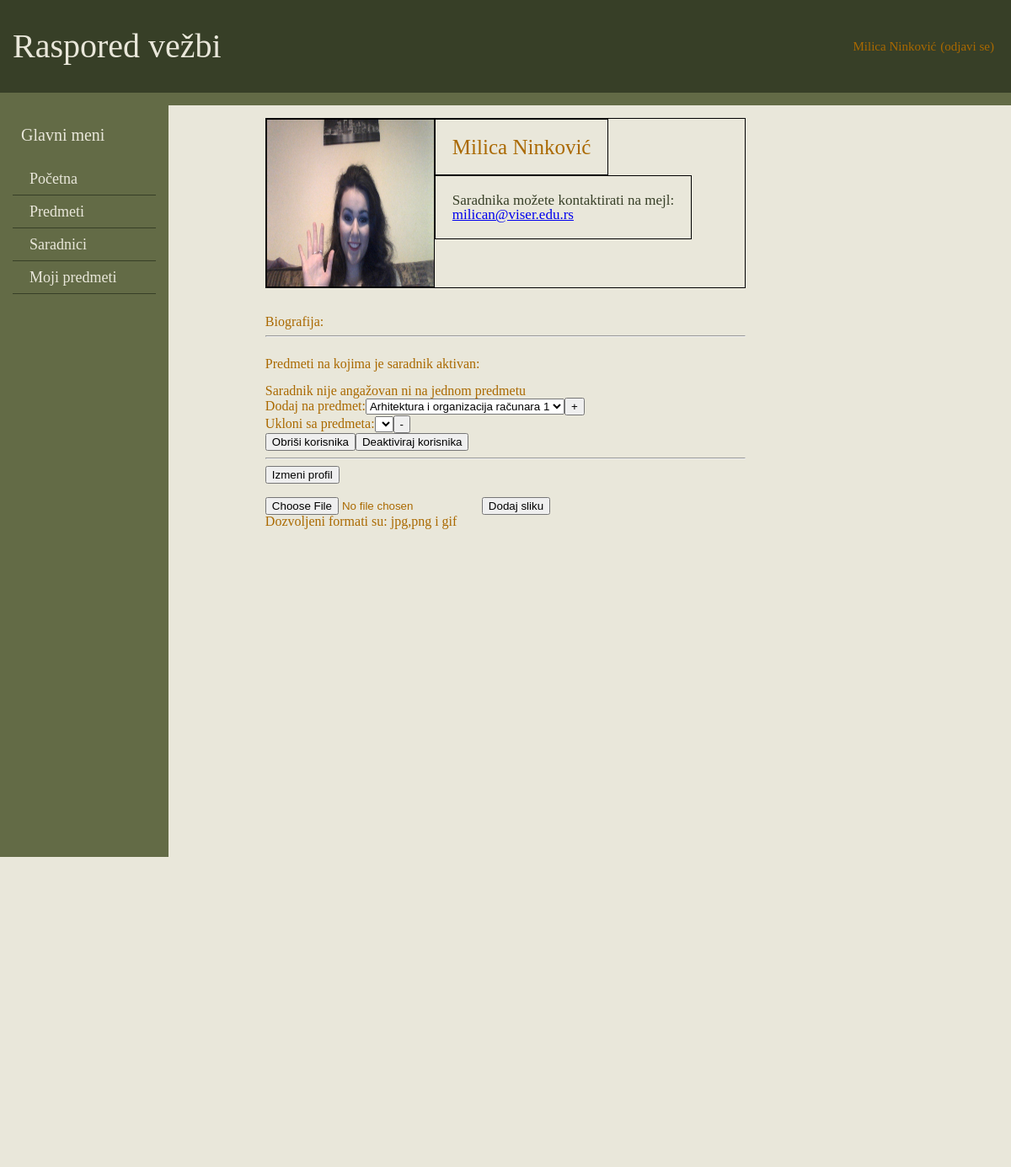
Page /stranasaradnik.php?id=1 (signed in) on the committed database.
### tables this page shows
CREATE TABLE `korisnici` (
  `id` int(11) NOT NULL,
  `username` varchar(20) NOT NULL,
  `pass` varchar(20) NOT NULL,
  `tip` int(11) NOT NULL,
  `ime` varchar(15) NOT NULL,
  `prezime` varchar(15) NOT NULL,
  `aktivan` int(11) NOT NULL DEFAULT '1',
  `mail` varchar(45) NOT NULL,
  `bio` text,
  `zvanje` varchar(10) DEFAULT NULL,
  `slika` varchar(255) DEFAULT NULL
);

### Konekcija.php (called while the page is built, shortened)
<?php
class Konekcija
{
    private $con;
    private static $pok;
    private function __construct()
    {
        $host = DB_HOST;
        $user = DB_USER;
        $name = DB_NAME;
        $pass = DB_PASS;
        $this->con = @mysqli_connect($host, $user, $pass, $name)
        OR
        die('Konekcija sa bazom nije uspela' . mysqli_connect_error());
        mysqli_set_charset($this->con, 'utf8');
    }
    public static function pokazivacKon(){
        if( self::$pok ==null )
            self::$pok = new Konekcija();
        return self::$pok;
    }
    public function getKonekcija()
    {
        return $this->con;
    }
    public static function upit($query){
        return   Konekcija::pokazivacKon()->getKonekcija()->query($query);
    }
    public static function prazna($result){
        if($result->num_rows===0)
            return 0;
        else
            return 1;
    }
}

### Predmet.php (the view, shortened to what this page needs)
<?php
include_once 'Konekcija.php';
include_once 'Saradnik.php';
class Predmet
{
    public static function listaDodavanje(){
        $qry="SELECT id,naziv FROM predmeti WHERE 1";
        $result=Konekcija::upit($qry);
        while($row=$result->fetch_assoc()){
            echo'<option>'.$row['naziv'].'</option>';
        }
        return;
    }
}

### Saradnik.php (shortened to what this page needs)
<?php
include_once "Konekcija.php";
include_once "Predmet.php";
class Saradnik{
    public static function pisiSaradnika(){
        $id=$_GET['id'];
        $qry="SELECT * FROM korisnici WHERE id=".$id;
        $error="Ovo ne može da se desi, ovo je iluzija,pogledaj bazu!!!";
        $result=Konekcija::upit($qry);
        $valid=Konekcija::prazna($result);
        if($valid==1){
           $row=$result->fetch_assoc();
           echo '<div id="saradnik" class="clearFix">';
                    if($row['slika']==NULL || $row['slika']==""){
            echo '<img src="img/user.png" id="imgsaradnik">';
                    }
            else
            echo'<img src="'.$row['slika'].'"'.'id="imgsaradnik">';
            echo'<h3 id="naslov" class="textsaradnik">'.$row['zvanje'].' '.$row['ime'].' '.$row['prezime'].'</h3>';
            echo '<p id="mail" class="textsaradnik">Saradnika možete kontaktirati na mejl:<br><a href="mailto:" '.$row['mail'].'>'.
            $row['mail'].'</a></p>';
           echo '</div>';
            echo '<div id="biografijaS">';
                    echo '<br><br><p>Biografija:<br>'.$row['bio'].'</p>';
        }
        else
            echo '<h1>'.$error.'</h1>';
    }
        public static function aktivanNa($id){
            $error='Saradnik nije angažovan ni na jednom predmetu';
            $qry="SELECT id, naziv FROM predmeti WHERE id IN (
                            SELECT idpredmet FROM predaje WHERE idsaradnik=".$id." AND aktivan=1)";
            $result=Konekcija::upit($qry);
            $validacija=Konekcija::prazna($result);
            if($validacija==1){
                while($row=$result->fetch_assoc()){
                    $naziv=$row['naziv'];
                    $idp=$row['id'];
                    Predmet::pisiListu($idp,$naziv);
                }
            }
            else echo $error;
        }
}

### css/style.css (style rules this page uses)
html, body, div, span, applet, object, iframe, h1, h2, h3, h4, h5, h6, p, blockquote, pre, a, abbr, acronym, address, big, cite, code, del, dfn, em, img, ins, kbd, q, s, samp, small, strike, strong, sub, sup, tt, var, b, u, i, center, dl, dt, dd, ol, ul, li, fieldset, form, label, legend, table, caption, tbody, tfoot, thead, tr, th, td, article, aside, canvas, details, embed, figure, figcaption, footer, header, menu, nav, output, ruby, section, summary, time, mark, audio, video { margin: 0; padding: 0; border: 0; font-size: 100%; font: inherit; vertical-align: baseline; }
body { line-height: 1; }
body { padding:0; margin:0; background-color:#e9e7da ; color: #AA6900; }
h3 { font-size:30px; }
#saradnik { border:1px solid black; width:100%; height: auto; }
.clearFix { content:' '; clear: both; display:table; }
#imgsaradnik { float:left; border:1px solid black; width:200px; height:200px; }
.textsaradnik { float:left; padding:20px; height:auto; width:auto; border:1px solid black; }
#naslov { font-size:25px; }
#mail { color:#373f27; font-size:17px; }
#biografijaS { width:100%; height:auto; }

### css/grid.css (style rules this page uses)
html { box-sizing: border-box; }
*,*:before,*:after { box-sizing: inherit; }

### rows in the picture
korisnici: slika (picture), ime "Milica", prezime "Ninković", mail "milican@viser.edu.rs"

### other values in the picture
$_SESSION['ime'] "Milica"
$_SESSION['prezime'] "Ninković"
$error "Saradnik nije angažovan ni na jednom predmetu"
form field value "Arhitektura i organizacija računara 1"
